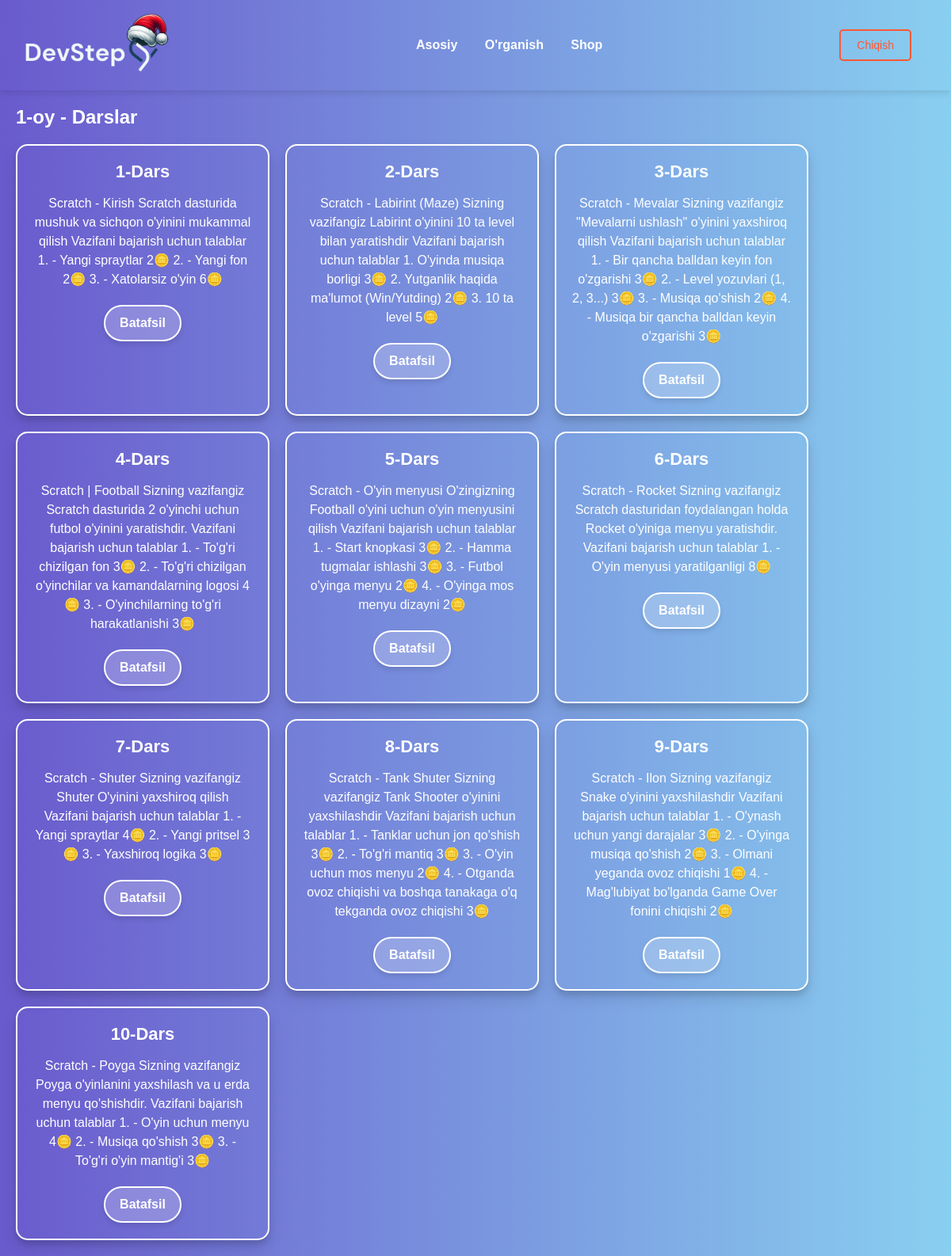
Screenshot of /learn/2/2/ with the database file from the repository.
### accounts/models.py (models this page shows, shortened)
class Month(models.Model):  # Oylik kurslar
    name = models.CharField(max_length=50)
    direction = models.ForeignKey(Direction, on_delete=models.CASCADE, related_name="months")

class Lesson(models.Model):  # Darslar
    title = models.CharField(max_length=100)
    description = models.TextField()
    month = models.ForeignKey(Month, on_delete=models.CASCADE, related_name="lessons")
    zip_file = models.FileField(upload_to="lessons/zips/", blank=True, null=True)
    link = models.URLField(blank=True, null=True)

### accounts/views.py (the view)
# urls.py: path('learn/<int:direction_id>/<int:month_id>/', lesson_list, name='lesson_list'),
def lesson_list(request, direction_id, month_id):
    direction = get_object_or_404(Direction, id=direction_id)
    month = get_object_or_404(Month, id=month_id)
    lessons = Lesson.objects.filter(month=month)
    return render(request, 'lesson_list.html', {
        'direction': direction,
        'month': month,
        'lessons': lessons
    })

### templates/lesson_list.html (shortened to what this page needs)
{% load static %}
<!DOCTYPE html>
<html lang="en">
<head>
    <link rel="stylesheet" href="{% static 'css/style.css' %}">
</head>
<body>
    <div class="header">
        <div class="header-logo">
            <a href="{% url 'main' %}">
                <img src="{% static 'img/logo2.svg' %}" alt="">
            </a>
        </div>
        <div class="header-nav">
            <a href="{% url 'main' %}">Asosiy</a>
            <a href="{% url 'direction_list' %}">O'rganish</a>
            <a href="{% url 'shop' %}">Shop</a>
        </div>
        <a class="post-button" href="{% url 'logout' %}">Chiqish</a>
    </div>
    <main class="container content">
        <h2>{{ month.name }} - Darslar</h2>
        <div class="card-container">
            {% for lesson in lessons %}
            <div class="card">
                <h3>{{ lesson.title }}</h3>
                <p>{{ lesson.description }}</p>
                <a href="{% url 'lesson_detail' direction.id month.id lesson.id %}" class="button">Batafsil</a>
            </div>
            {% endfor %}
        </div>
    </main>
</body>
</html>

### static/css/style.css (style rules this page uses)
* { box-sizing: border-box; margin: 0; padding: 0; font-family: Arial, sans-serif; cursor: url('../img/cursor.png'), auto; }
body { background: linear-gradient(to right, #6A5ACD, #89CFF0); color: #333; }
h2 { color: white; }
a { text-decoration: none; color: #333; }
.post-button { padding: 10px 20px; color: #ff5733; border: 2px solid #ff5733; background: none; border-radius: 5px; cursor: pointer; font-size: 14px; margin-right: 20px; }
.container { max-width: 1500px; margin: 0 auto; }
.header { padding: 15px 30px; box-shadow: 0 4px 8px rgba(0, 0, 0, 0.1); display: flex; align-items: center; justify-content: space-between; position: sticky; top: 0; z-index: 1000; }
.header-logo { display: flex; align-items: center; }
.header-logo img { height: 80px; margin-right: 10px; }
.header-nav a { margin: 0 15px; color: #ffffff; text-decoration: none; font-weight: bold; transition: all 0.3s ease; }
.content { padding: 20px; display: flex; justify-content: center; flex-direction: column; font-family: 'Arial', sans-serif; }
.card-container { display: flex; flex-wrap: wrap; gap: 20px; justify-content: start; margin-top: 20px; }
.card { background:rgba(255, 255, 255, 0); border: 2px solid white ; border-radius: 15px; padding: 20px; width: 320px; text-align: center; box-shadow: 0 10px 20px rgba(0, 0, 0, 0.1), 0 6px 6px rgba(0, 0, 0, 0.1); transition: transform 0.3s ease, box-shadow 0.3s ease; }
.card h3 { margin-bottom: 15px; font-size: 22px; font-weight: bold; color: #ffffff; }
.card p { margin-bottom: 20px; color: #ffffff; font-size: 16px; line-height: 1.5; }
.button { display: inline-block; background: rgba(255, 255, 255, 0.212); color: white; padding: 12px 18px; text-decoration: none; border-radius: 30px; font-size: 16px; font-weight: bold; box-shadow: 0 4px 6px rgba(0, 0, 0, 0.1); border: 2px solid white; }

### rows the page displays
Month: name "1-oy"
Lesson: title "1-Dars", description "Scratch - Kirish Scratch dasturida mushuk va sichqon o'yinini mukammal qilish Vazifani bajarish uchun talablar 1. - Yangi spraytlar 2🪙 2. - Yangi fon 2🪙 3. - Xatolarsiz o'yin 6🪙"
Lesson: title "2-Dars", description "Scratch - Labirint (Maze) Sizning vazifangiz Labirint o'yinini 10 ta level bilan yaratishdir Vazifani bajarish uchun talablar 1. O'yinda musiqa borligi 3🪙 2. Yutganlik haqida ma'lumot (Win/Yutding) 2🪙 3. 10 ta level 5🪙"
Lesson: title "3-Dars", description "Scratch - Mevalar Sizning vazifangiz \"Mevalarni ushlash\" o'yinini yaxshiroq qilish Vazifani bajarish uchun talablar 1. - Bir qancha balldan keyin fon o'zgarishi 3🪙 2. - Level yozuvlari (1, 2, 3...) 3🪙 3. - Musiqa qo'shish 2🪙 4. - Musiqa bir qancha balldan keyin o'zgarishi 3🪙"
Lesson: title "4-Dars", description "Scratch | Football Sizning vazifangiz Scratch dasturida 2 o'yinchi uchun futbol o'yinini yaratishdir. Vazifani bajarish uchun talablar 1. - To'g'ri chizilgan fon 3🪙 2. - To'g'ri chizilgan o'yinchilar va kamandalarning logosi 4🪙 3. - O'yinchilarning to'g'ri harakatlanishi 3🪙"
Lesson: title "5-Dars", description "Scratch - O'yin menyusi O'zingizning Football o'yini uchun o'yin menyusini qilish Vazifani bajarish uchun talablar 1. - Start knopkasi 3🪙 2. - Hamma tugmalar ishlashi 3🪙 3. - Futbol o'yinga menyu 2🪙 4. - O'yinga mos menyu dizayni 2🪙"
Lesson: title "6-Dars", description "Scratch - Rocket Sizning vazifangiz Scratch dasturidan foydalangan holda Rocket o'yiniga menyu yaratishdir. Vazifani bajarish uchun talablar 1. - O'yin menyusi yaratilganligi 8🪙"
Lesson: title "7-Dars", description "Scratch - Shuter Sizning vazifangiz Shuter O'yinini yaxshiroq qilish Vazifani bajarish uchun talablar 1. - Yangi spraytlar 4🪙 2. - Yangi pritsel 3🪙 3. - Yaxshiroq logika 3🪙"
Lesson: title "8-Dars", description "Scratch - Tank Shuter Sizning vazifangiz Tank Shooter o'yinini yaxshilashdir Vazifani bajarish uchun talablar 1. - Tanklar uchun jon qo'shish 3🪙 2. - To'g'ri mantiq 3🪙 3. - O'yin uchun mos menyu 2🪙 4. - Otganda ovoz chiqishi va boshqa tanakaga o'q tekganda ovoz chiqishi 3🪙"
Lesson: title "9-Dars", description "Scratch - Ilon Sizning vazifangiz Snake o'yinini yaxshilashdir Vazifani bajarish uchun talablar 1. - O'ynash uchun yangi darajalar 3🪙 2. - O'yinga musiqa qo'shish 2🪙 3. - Olmani yeganda ovoz chiqishi 1🪙 4. - Mag'lubiyat bo'lganda Game Over fonini chiqishi 2🪙"
Lesson: title "10-Dars", description "Scratch - Poyga Sizning vazifangiz Poyga o'yinlanini yaxshilash va u erda menyu qo'shishdir. Vazifani bajarish uchun talablar 1. - O'yin uchun menyu 4🪙 2. - Musiqa qo'shish 3🪙 3. - To'g'ri o'yin mantig'i 3🪙"
